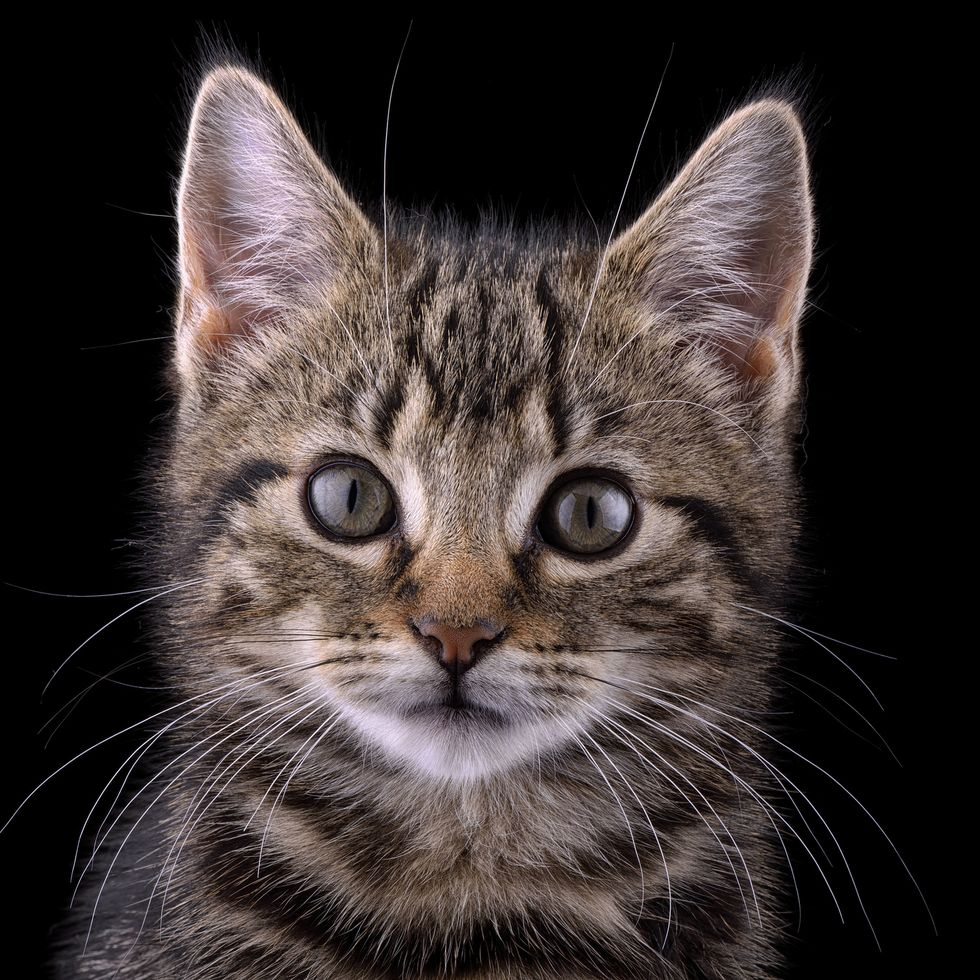
#> input picture cat1.jpg, 980 x 980 px; its folder holds only this picture in this run
$ python Untitled.py
#> lines starting #> are read from the running program, lines starting #| are printed output that depends on the picture
#!/usr/bin/env python
# coding: utf-8

# In[41]:


import matplotlib.pyplot as plt
import numpy as np
import PIL, json, glob, cv2
import pathlib
from scipy import signal


# In[42]:


img_width = 400
input_files = glob.glob("*.jpg")
img_files = []
for img_file in input_files:
 img = cv2.imread(img_file, cv2.IMREAD_GRAYSCALE)
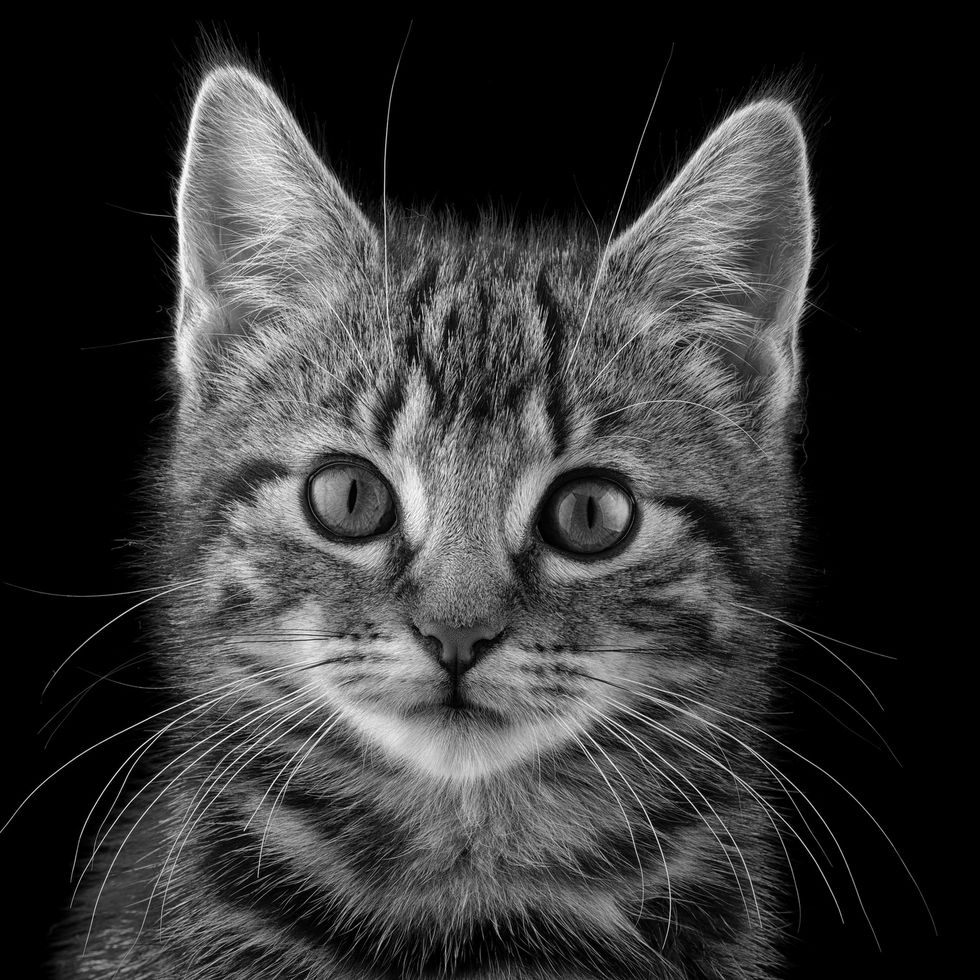
#> img: shape (980, 980); min 0, max 255, mean 53.2
 h, w = img.shape
#> h = 980; w = 980
 if w > img_width:
  r = img_width/w;
#> r = 0.408
  img = cv2.resize(img, (img_width,int(r*h)))
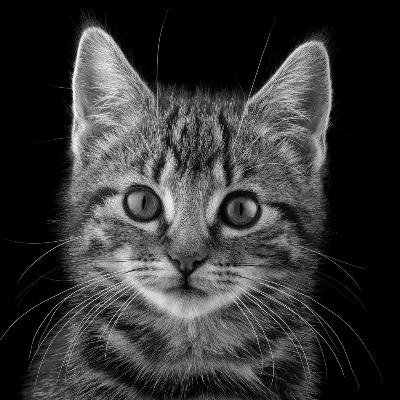
#> img: shape (400, 400); min 0, max 253, mean 53.1
  img_files.append(img)


# In[43]:


for img in img_files:
    scharr = np.array([[ -3-3j, 0-10j,  +3 -3j],
                       [-10+0j, 0+ 0j, +10 +0j],
                       [ -3+3j, 0+10j,  +3 +3j]]) # Gx + j*Gy
    grad = signal.convolve2d(img, scharr, boundary='symm', mode='same')

    fig, (ax_orig, ax_mag) = plt.subplots(2, 1, figsize=(6, 15))
    ax_orig.imshow(img, cmap='gray')
    ax_orig.set_title('Original')
    ax_orig.set_axis_off()
    ax_mag.imshow(np.absolute(grad), cmap='gray')
    ax_mag.set_title('Gradient magnitude')
    ax_mag.set_axis_off()
#> this loop made 1 pass


# In[ ]:
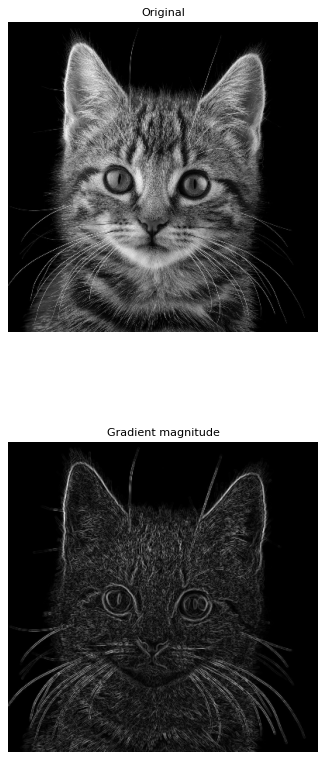
#> figure drawn by matplotlib, 2 panels

$ run again, on cat2.jpg
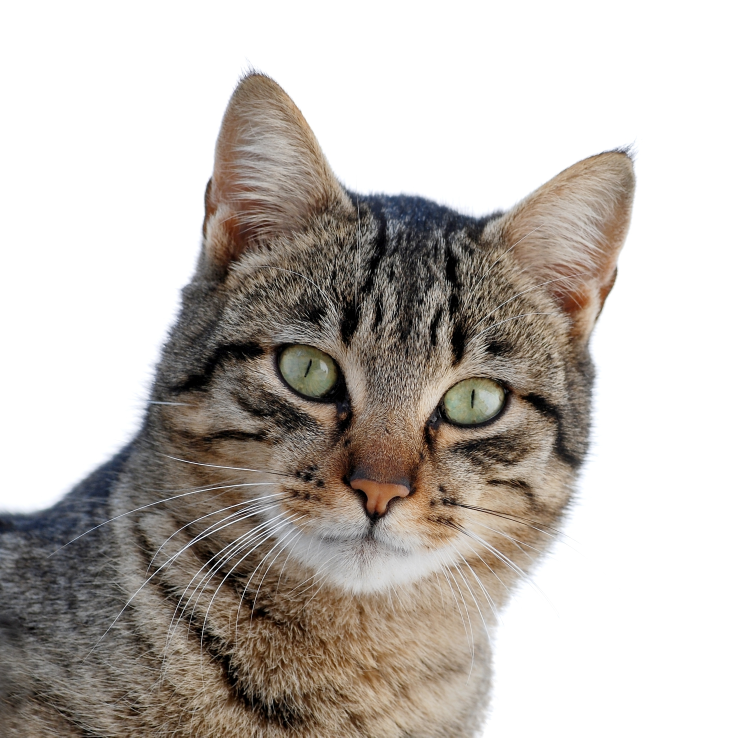
#> input picture cat2.jpg, 2225 x 2212 px (shown at 1/3 size)
#> `img = cv2.resize(img, (img_width,int(r*h)))`:
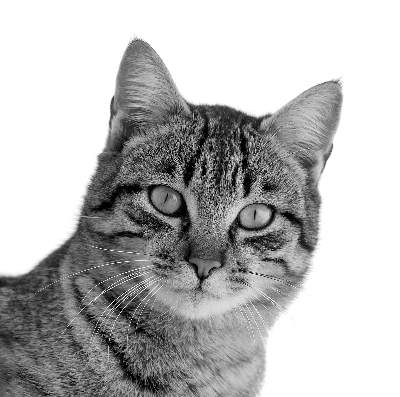
#> img: shape (397, 400); min 0, max 255, mean 185
#> the loop `for img in img_files:` made 1 pass
#> `# In[ ]:`:
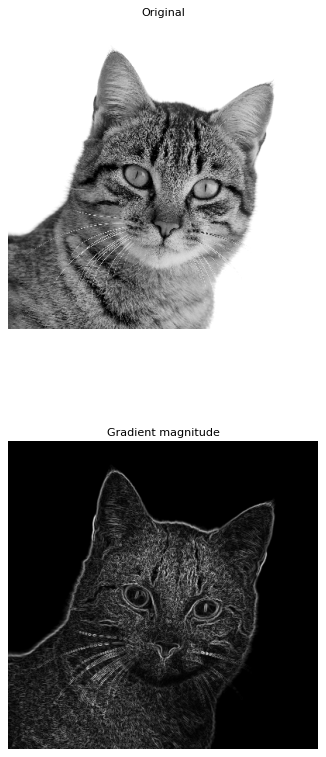
#> figure drawn by matplotlib, 2 panels
